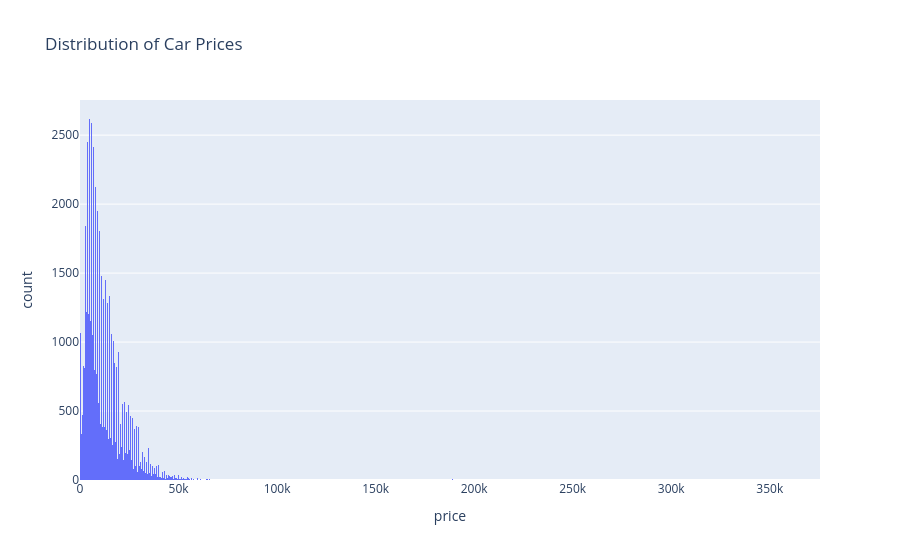

Notebook source saved alongside this figure:
### Code cell
#histogram car prices 
df_filtered = df[df['price']<100000]
fig = px.histogram(df, x='price', title="Distribution of Car Prices") 
fig.show()

### Figure 1 — Plotly figure (JSON) as saved in the notebook; plotly's stock layout.template omitted (floating-point values rounded to 4 significant figures; data arrays with more than 128 entries replaced by an {"elided": "..."} marker saying what was removed)
{"data": [{"bingroup": "x", "hovertemplate": "price=%{x}<br>count=%{y}<extra></extra>", "legendgroup": "", "marker": {"color": "#636efa", "pattern": {"shape": ""}}, "name": "", "orientation": "v", "showlegend": false, "type": "histogram", "x": {"elided": "51525 int values"}, "xaxis": "x", "yaxis": "y"}], "layout": {"barmode": "relative", "legend": {"tracegroupgap": 0}, "title": {"text": "Distribution of Car Prices"}, "xaxis": {"anchor": "y", "domain": [0, 1], "title": {"text": "price"}}, "yaxis": {"anchor": "x", "domain": [0, 1], "title": {"text": "count"}}}}
